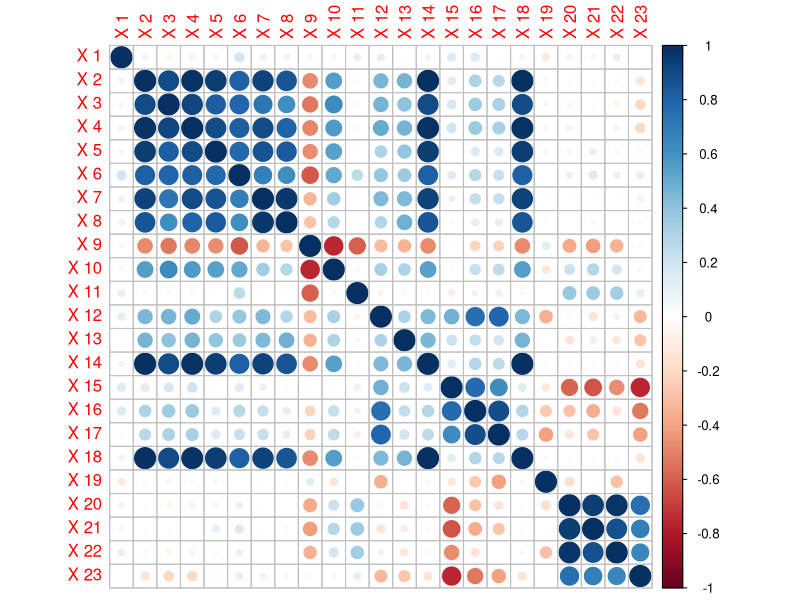
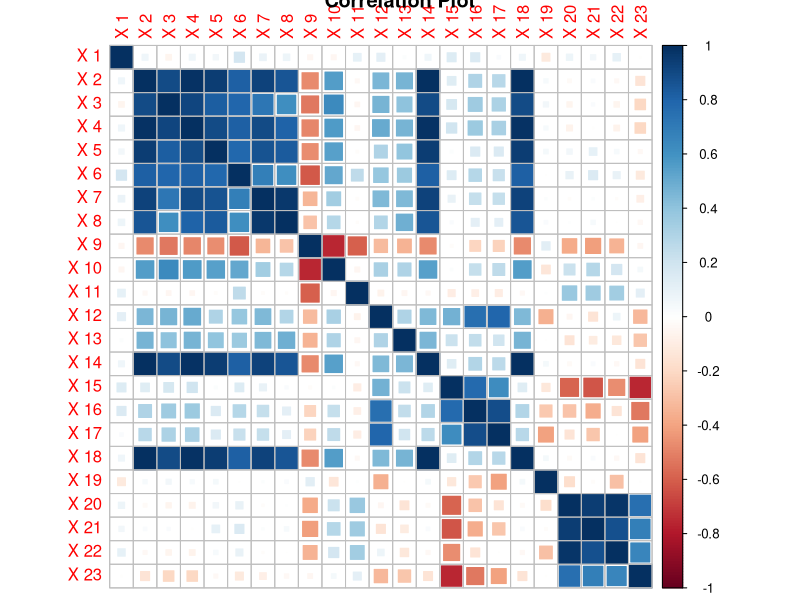
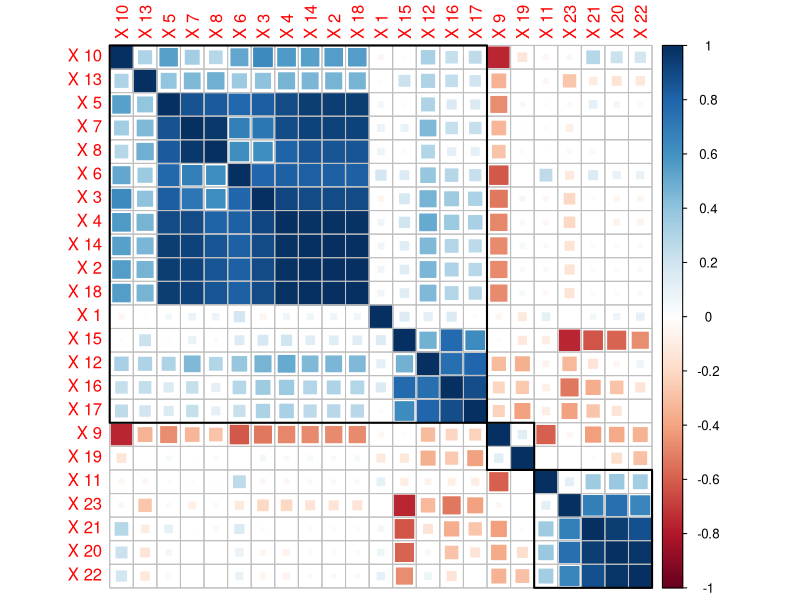
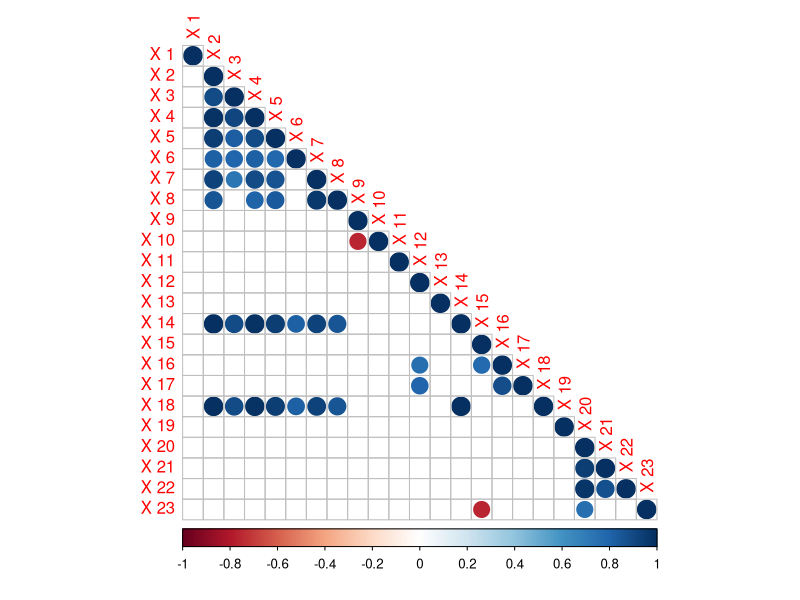

These figures' R source, in order:
## ---- chunk 1
knitr::opts_chunk$set(echo = TRUE)
## ---- chunk 2
library(ggplot2)
data(midwest)
dt<-midwest[,4:26]
## ---- chunk 3
library(corrplot)
names(dt)<-paste("X", 1:23) #inisialisasi untuk mempersingkan nama peubah
cordt<-cor(dt, method = "pearson") #contoh: korelasi pearson
corrplot(cordt)
## ---- chunk 4
corrplot(cordt,
         title = "Correlation Plot", 
         method = "square"         )
## ---- chunk 5
corrplot(cordt,
         method = "square", 
         order = "hclust",
         addrect = 3)
## ---- chunk 6
ind<-abs(cordt)<0.7
#fungsi abs() digunakan untuk merperhitungkan korelasi positif dan negatif
#jika hanya ingin menampilkan korelasi positif saja, fungsi abs() dapat dihilangkan
#ind adalah suatu objek sebagai index yang menandakan nilai korelasi kurang dari 0.7

cor_baru<-cordt
cor_baru[ind]<-NA
#nilai korelasi pada cor_baru yang bersesuaian posisi dengan ind akan diganti dengan "NA" sehingga yang akan tampil adalah nilai korelasi lebih dari atau sama dengan 0.7 baik korelasi positif maupun negatif

corrplot(cor_baru, na.label.col = "white", type = "lower")
#data korelasi yang bernilai NA akan diberi warna "white"
#argumen type= digunakan untuk menampilkan segitiga bawah atau atas saja dari matriks korelasi


